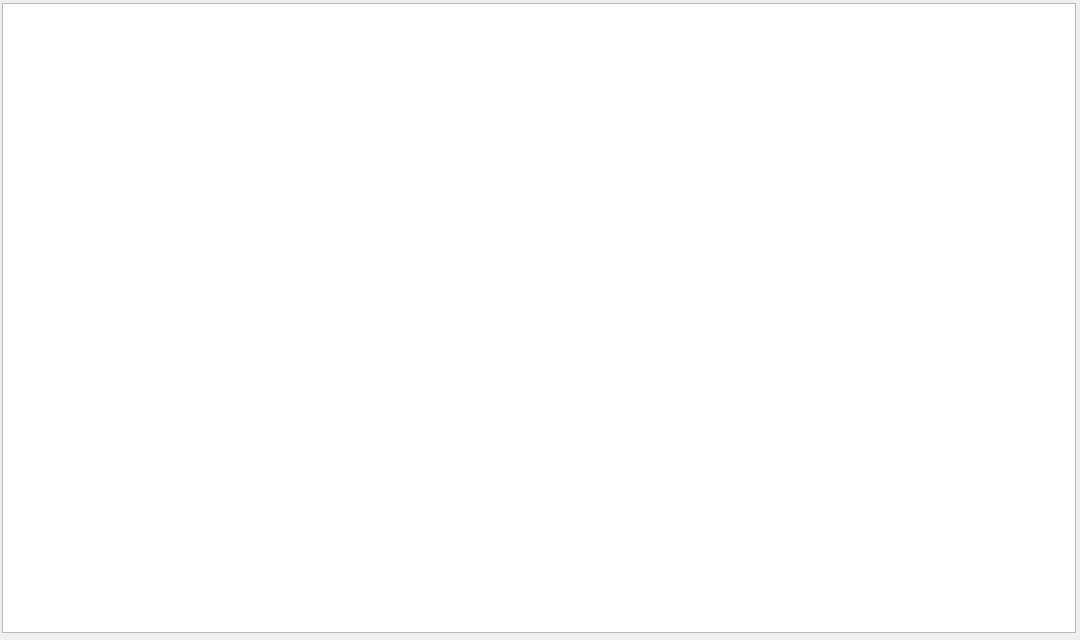
<?xml version="1.0" encoding="UTF-8"?>
<ui version="4.0">
 <class>Generic_window</class>
 <widget class="QDialog" name="Generic_window">
  <property name="geometry">
   <rect>
    <x>0</x>
    <y>0</y>
    <width>1080</width>
    <height>640</height>
   </rect>
  </property>
  <property name="windowTitle">
   <string>Dialog</string>
  </property>
  <widget class="QTableView" name="generic_list">
   <property name="geometry">
    <rect>
     <x>2</x>
     <y>3</y>
     <width>1074</width>
     <height>630</height>
    </rect>
   </property>
  </widget>
 </widget>
 <resources/>
 <connections/>
</ui>
